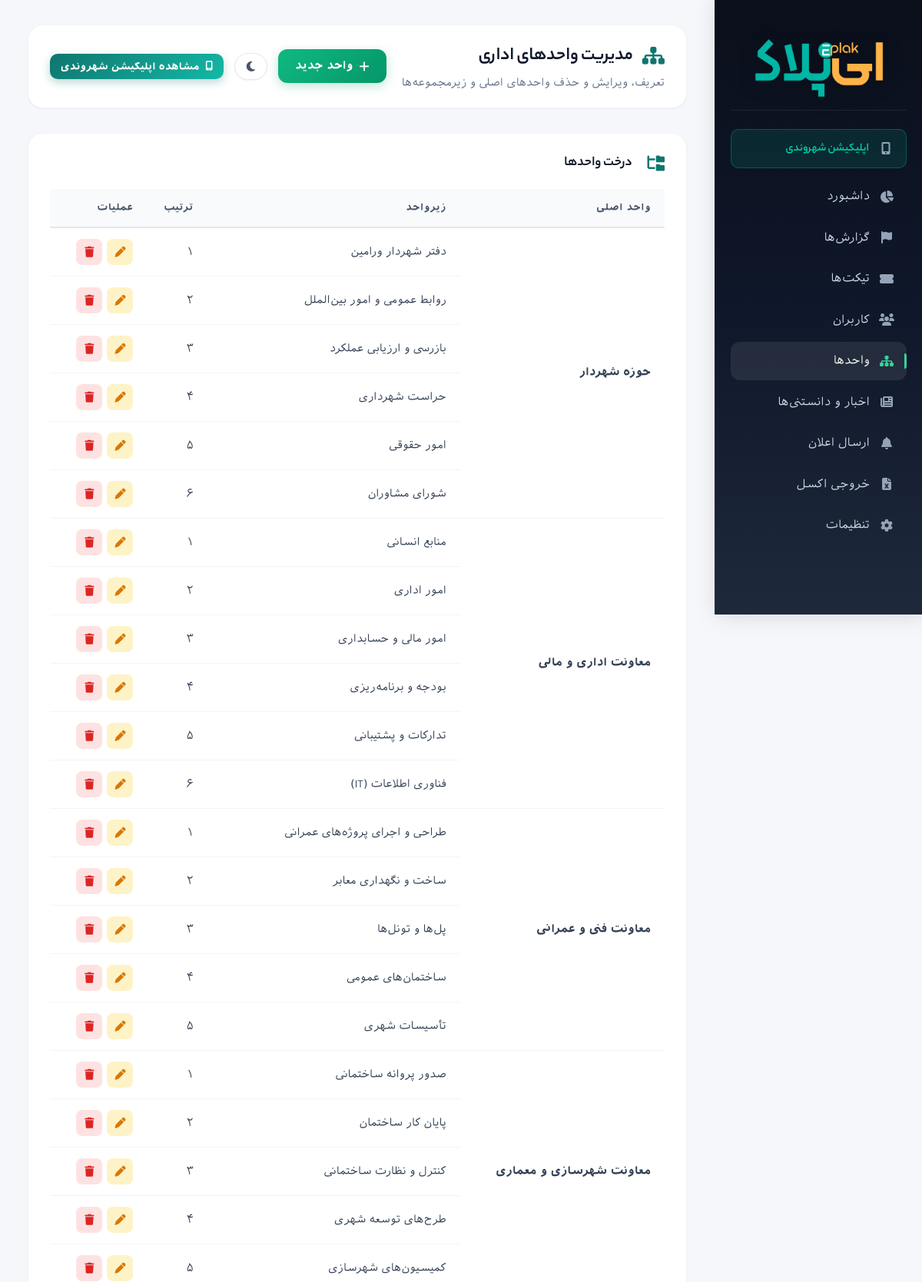
Page /admin/departments.php (signed in, upper part) on the committed database.
### tables this page shows
CREATE TABLE `departments`  (
  `id` int UNSIGNED NOT NULL AUTO_INCREMENT,
  `name` varchar(255) NOT NULL COMMENT 'نام واحد',
  `slug` varchar(255) NULL DEFAULT NULL COMMENT 'نام یکتا برای URL',
  `code` varchar(50) NULL DEFAULT NULL COMMENT 'کد اختصاری واحد',
  `parent_id` int UNSIGNED NULL DEFAULT NULL COMMENT 'واحد والد',
  `sort_order` int UNSIGNED NOT NULL DEFAULT 0 COMMENT 'ترتیب نمایش',
  `is_active` tinyint(1) NOT NULL DEFAULT 1 COMMENT 'وضعیت فعال/غیرفعال',
  `description` text NULL COMMENT 'توضیحات واحد',
  `icon` varchar(50) NULL DEFAULT NULL COMMENT 'آیکون واحد (FontAwesome)',
  `color` varchar(7) NULL DEFAULT '#0f766e' COMMENT 'رنگ واحد (هگزادسیمال)',
  `created_at` timestamp NOT NULL DEFAULT current_timestamp(),
  `updated_at` timestamp NOT NULL DEFAULT current_timestamp() ON UPDATE CURRENT_TIMESTAMP,
  PRIMARY KEY (`id`) USING BTREE,
  UNIQUE INDEX `uq_departments_slug`(`slug` ASC) USING BTREE,
  UNIQUE INDEX `uq_departments_code`(`code` ASC) USING BTREE,
  UNIQUE INDEX `uq_departments_name_parent`(`name` ASC, `parent_id` ASC) USING BTREE,
  INDEX `idx_departments_parent`(`parent_id` ASC) USING BTREE,
  INDEX `idx_departments_sort`(`parent_id` ASC, `sort_order` ASC) USING BTREE,
  INDEX `idx_departments_active`(`is_active` ASC) USING BTREE,
  CONSTRAINT `fk_departments_parent` FOREIGN KEY (`parent_id`) REFERENCES `departments` (`id`) ON DELETE CASCADE ON UPDATE CASCADE
);

### admin/includes/functions.php (called while the page is built, shortened)
<?php
function getAllDepartments(PDO $pdo, bool $onlyActive = false): array {
    $sql = 'SELECT * FROM departments';
    $sql .= ' ORDER BY parent_id IS NULL DESC, sort_order ASC, name ASC';
    $stmt = $pdo->query($sql);
    return $stmt->fetchAll();
}
function getDepartmentTree(PDO $pdo): array {
    $rows = getAllDepartments($pdo);
    $index = [];
    foreach ($rows as $row) {
        $row['children'] = [];
        $index[(int)$row['id']] = $row;
    }
    foreach ($rows as $row) {
        $parentId = (int)($row['parent_id'] ?? 0);
        if ($parentId > 0 && isset($index[$parentId])) {
            $index[$parentId]['children'][] = &$index[(int)$row['id']];
        }
    }
    $tree = [];
    foreach ($index as $row) {
        if ((int)($row['parent_id'] ?? 0) === 0) {
            $tree[] = $row;
        }
    }
    return $tree;
}

### admin/auth.php (called while the page is built, shortened)
<?php
function eplakCsrfToken(): string {
    return $_SESSION['eplak_csrf'];
}
function eplakCsrfQuery(): string {
    return '&_token=' . rawurlencode(eplakCsrfToken());
}

### admin/departments.php (the view, shortened to what this page needs)
<?php
require_once __DIR__ . '/auth.php';
require_once __DIR__ . '/includes/functions.php';
$departments = getDepartmentTree($pdo);
?>
<!doctype html>
<html lang="fa" dir="rtl">
<head>
  <link rel="stylesheet" href="assets/style.css?v=6">
  <link rel="stylesheet" href="assets/fontawesome/css/all.min.css">
</head>
<body>
  <div class="layout">
    <aside class="sidebar">
      <div class="brand">
        <img class="logo-light" src="assets/img/logo.png" alt="ای‌پلاک">
      </div>
      <nav>
        <a href="index.php"><i class="fas fa-chart-pie"></i> <span>داشبورد</span></a>
        <a href="reports.php"><i class="fas fa-flag"></i> <span>گزارش‌ها</span></a>
        <a href="tickets.php"><i class="fas fa-ticket-alt"></i> <span>تیکت‌ها</span></a>
        <a href="users.php"><i class="fas fa-users"></i> <span>کاربران</span></a>
        <a class="active" href="departments.php"><i class="fas fa-sitemap"></i> <span>واحدها</span></a>
                <a href="news.php"><i class="fas fa-newspaper"></i> <span>اخبار و دانستنی‌ها</span></a>
        <a href="notifications.php"><i class="fas fa-bell"></i> <span>ارسال اعلان</span></a>
<a href="export.php"><i class="fas fa-file-excel"></i> <span>خروجی اکسل</span></a>
<a href="settings.php"><i class="fas fa-cog"></i> <span>تنظیمات</span></a>
      </nav>
    </aside>
    <main class="main">
      <header class="topbar">
        <div class="topbar-left">
          <h1><i class="fas fa-sitemap" style="color: #0f766e; margin-left: 12px;"></i>مدیریت واحدهای اداری</h1>
          <p>تعریف، ویرایش و حذف واحدهای اصلی و زیرمجموعه‌ها</p>
        </div>
        <div class="topbar-right">
          <a href="department_add.php" class="btn btn-primary">
            <i class="fas fa-plus"></i> واحد جدید
          </a>
        </div>
      </header>
      <section class="panel">
        <div class="panel-header">
          <h2><i class="fas fa-folder-tree" style="color: #0f766e; margin-left: 10px;"></i>درخت واحدها</h2>
        </div>
        <div class="table-wrapper">
          <table>
            <thead>
              <tr>
                <th>واحد اصلی</th>
                <th>زیرواحد</th>
                <th>ترتیب</th>
                <th>عملیات</th>
              </tr>
            </thead>
            <tbody>
              <?php foreach ($departments as $parent): ?>
                <?php $children = $parent['children'] ?? []; ?>
                <?php if (count($children) === 0): ?>
                  <tr>
                    <td><strong><?= htmlspecialchars($parent['name']) ?></strong></td>
                    <td>—</td>
                    <td><?= (int)$parent['sort_order'] ?></td>
                    <td>
                      <div class="action-buttons">
                        <a href="department_edit.php?id=<?= (int)$parent['id'] ?>" class="btn-action edit" title="ویرایش"><i class="fas fa-pen"></i></a>
                        <a href="actions.php?type=department_delete&id=<?= (int)$parent['id'] ?><?= eplakCsrfQuery() ?>" class="btn-action delete" title="حذف" onclick="return confirm('آیا از حذف این واحد مطمئن هستید؟')"><i class="fas fa-trash"></i></a>
                      </div>
                    </td>
                  </tr>
                <?php else: ?>
                  <?php foreach ($children as $index => $child): ?>
                    <tr>
                      <?php if ($index === 0): ?>
                        <td rowspan="<?= count($children) ?>"><strong><?= htmlspecialchars($parent['name']) ?></strong></td>
                      <?php endif; ?>
                      <td><?= htmlspecialchars($child['name']) ?></td>
                      <td><?= (int)$child['sort_order'] ?></td>
                      <td>
                        <div class="action-buttons">
                          <a href="department_edit.php?id=<?= (int)$child['id'] ?>" class="btn-action edit" title="ویرایش"><i class="fas fa-pen"></i></a>
                          <a href="actions.php?type=department_delete&id=<?= (int)$child['id'] ?><?= eplakCsrfQuery() ?>" class="btn-action delete" title="حذف" onclick="return confirm('آیا از حذف این زیرواحد مطمئن هستید؟')"><i class="fas fa-trash"></i></a>
                        </div>
                      </td>
                    </tr>
                  <?php endforeach; ?>
                <?php endif; ?>
              <?php endforeach; ?>
            </tbody>
          </table>
        </div>
      </section>
    </main>
  </div>
</body>
</html>

### rows in the picture
departments: parent.name "حوزه شهردار", name "دفتر شهردار ورامین", sort_order "۱"
departments: name "روابط عمومی و امور بین‌الملل", sort_order "۲"
departments: name "بازرسی و ارزیابی عملکرد", sort_order "۳"
departments: name "حراست شهرداری", sort_order "۴"
departments: name "امور حقوقی", sort_order "۵"
departments: name "شورای مشاوران", sort_order "۶"
departments: parent.name "معاونت اداری و مالی", name "منابع انسانی", sort_order "۱"
departments: name "امور اداری", sort_order "۲"
departments: name "امور مالی و حسابداری", sort_order "۳"
departments: name "بودجه و برنامه‌ریزی", sort_order "۴"
departments: name "تدارکات و پشتیبانی", sort_order "۵"
departments: name "فناوری اطلاعات (IT)", sort_order "۶"
departments: parent.name "معاونت فنی و عمرانی", name "طراحی و اجرای پروژه‌های عمرانی", sort_order "۱"
departments: name "ساخت و نگهداری معابر", sort_order "۲"
departments: name "پل‌ها و تونل‌ها", sort_order "۳"
departments: name "ساختمان‌های عمومی", sort_order "۴"
departments: name "تأسیسات شهری", sort_order "۵"
departments: parent.name "معاونت شهرسازی و معماری", name "صدور پروانه ساختمانی", sort_order "۱"
departments: name "پایان کار ساختمان", sort_order "۲"
departments: name "کنترل و نظارت ساختمانی", sort_order "۳"
departments: name "طرح‌های توسعه شهری", sort_order "۴"
departments: name "کمیسیون‌های شهرسازی", sort_order "۵"
